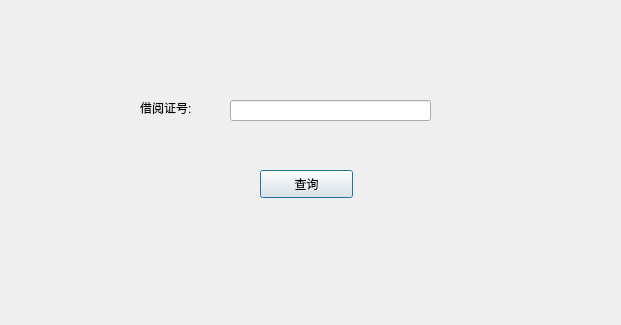
<?xml version="1.0" encoding="UTF-8"?>
<ui version="4.0">
 <class>query</class>
 <widget class="QDialog" name="query">
  <property name="geometry">
   <rect>
    <x>0</x>
    <y>0</y>
    <width>621</width>
    <height>325</height>
   </rect>
  </property>
  <property name="windowTitle">
   <string>查询借阅信息表</string>
  </property>
  <widget class="QPushButton" name="pushButton">
   <property name="geometry">
    <rect>
     <x>260</x>
     <y>170</y>
     <width>93</width>
     <height>28</height>
    </rect>
   </property>
   <property name="text">
    <string>查询</string>
   </property>
  </widget>
  <widget class="QLabel" name="label">
   <property name="geometry">
    <rect>
     <x>140</x>
     <y>100</y>
     <width>72</width>
     <height>15</height>
    </rect>
   </property>
   <property name="text">
    <string>借阅证号:</string>
   </property>
  </widget>
  <widget class="QLineEdit" name="lineEdit">
   <property name="geometry">
    <rect>
     <x>230</x>
     <y>100</y>
     <width>201</width>
     <height>21</height>
    </rect>
   </property>
  </widget>
 </widget>
 <resources/>
 <connections/>
</ui>
